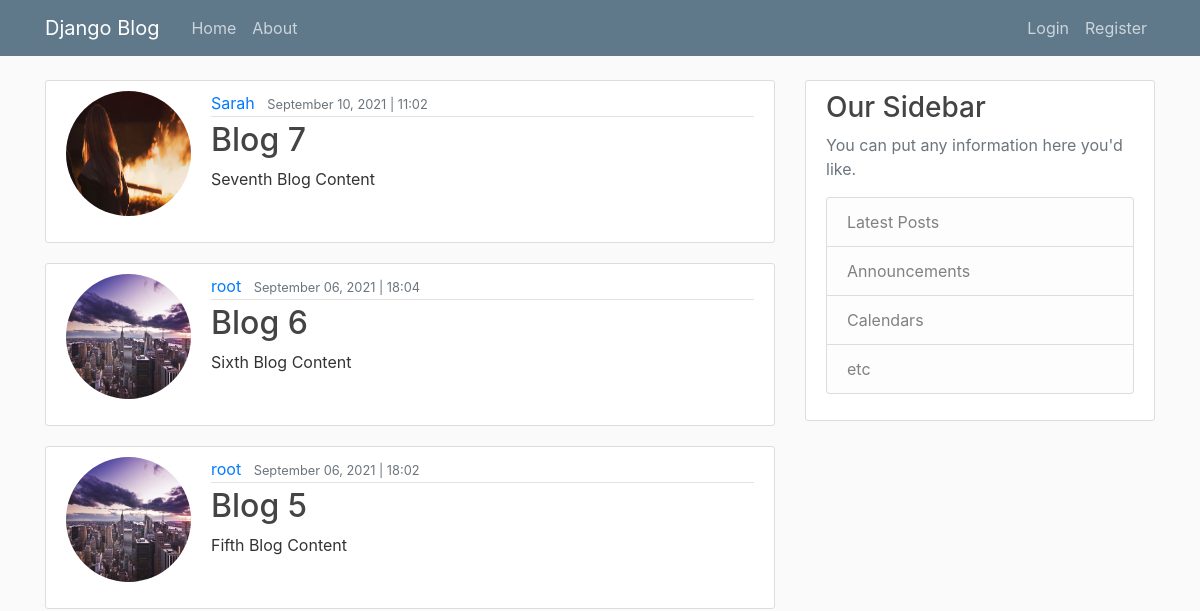
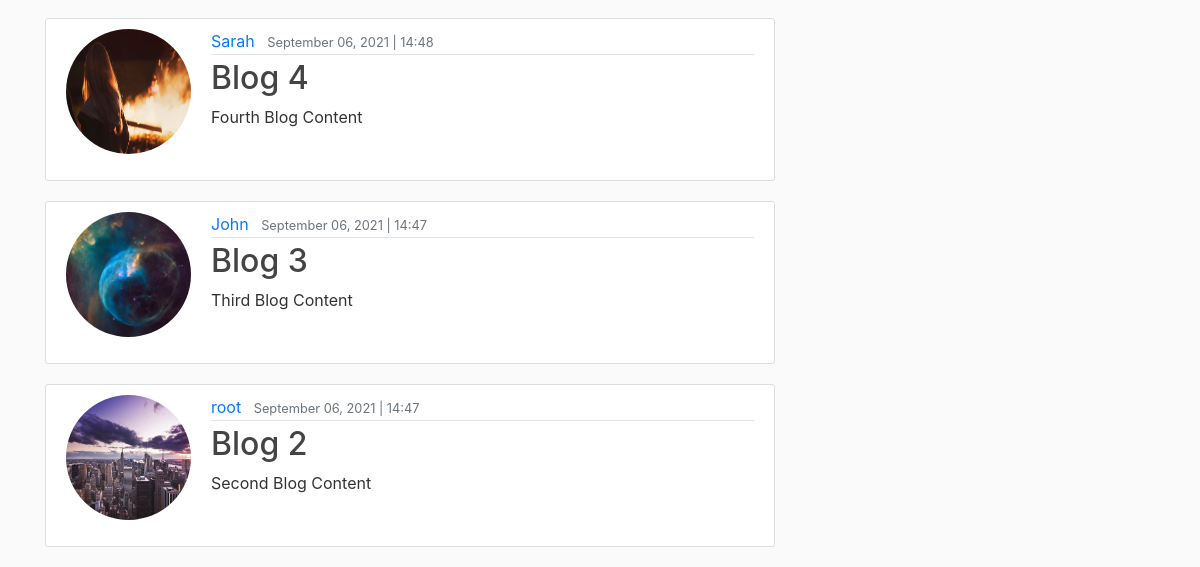
/blog/, run on an earlier commit of the app's database (2 pictures, top to bottom).
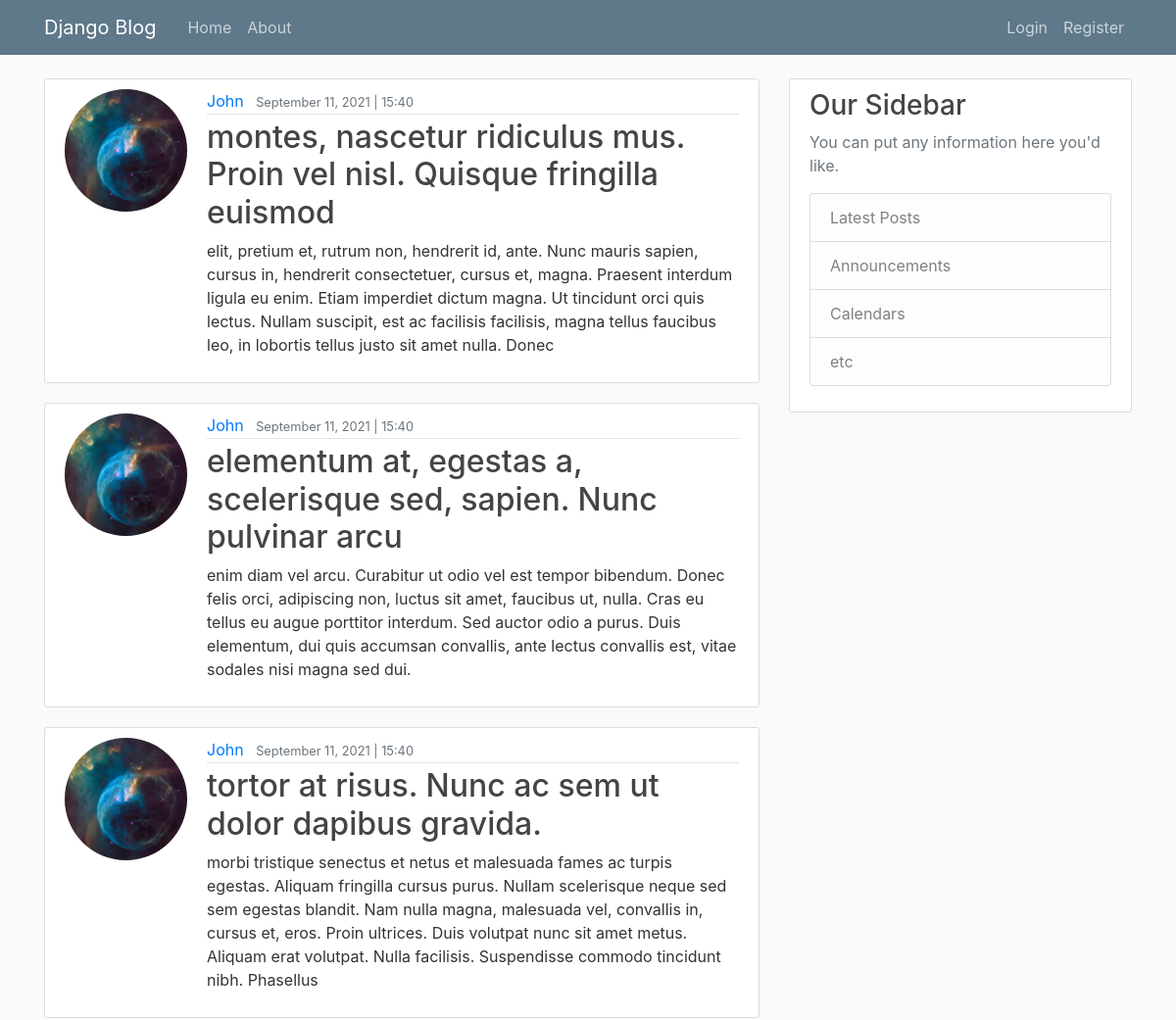
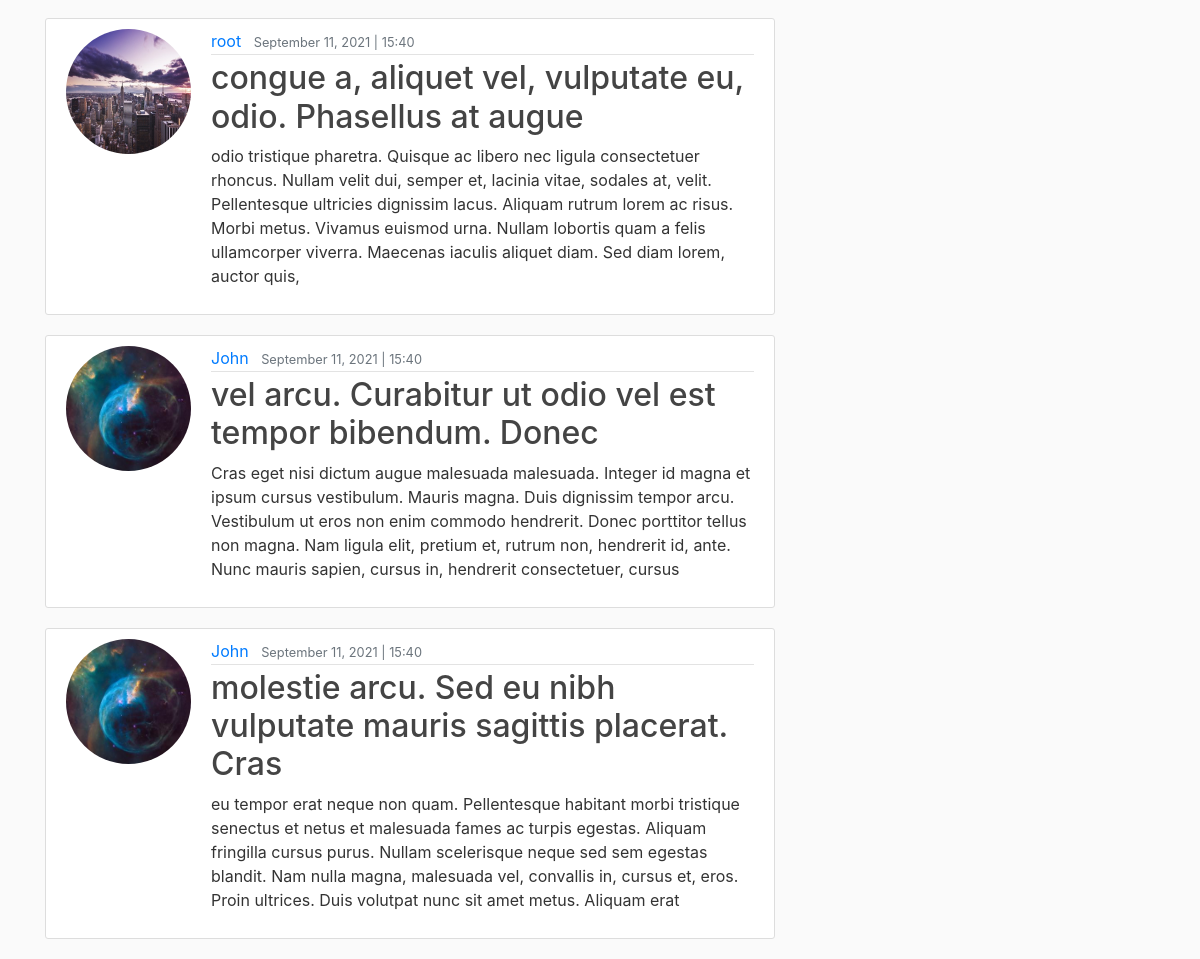
And on a later commit of the database (2 pictures, top to bottom).
### p_blog/models.py (models this page shows, shortened)
class Post(models.Model):
    title = models.CharField(max_length=100)
    content = models.TextField()
    date_posted = models.DateTimeField(default=timezone.now)
    author = models.ForeignKey(User, on_delete=models.CASCADE)

### users/models.py (models this page shows, shortened)
class Profile(models.Model):
    user = models.OneToOneField(User, on_delete=models.CASCADE)
    image = models.ImageField(default='default.jpg', upload_to='profile_pics')

### p_blog/views.py (the view)
# urls.py: path('', PostListView.as_view(), name='blog-home'),
class PostListView(ListView):
    model = Post
    template_name = 'blog/home.html'
    context_object_name = 'posts'
    ordering = ['-date_posted']
    paginate_by = 6

### p_blog/templates/blog/home.html
{% extends 'blog/base.html' %}
{% block content %}
    {% for post in posts %}
        <article class="media content-section">
            <img src="{{ post.author.profile.image.url }}" class="rounded-circle account-img">
            <div class="media-body">
                <div class="article-metadata">
                    <a class="mr-2" href="#">{{ post.author }}</a>
                    <small class="text-muted">{{ post.date_posted | date:'F d, Y | H:i'}}</small>
                </div>
                <h2><a class="article-title" href="{% url 'post-detail' post.id %}">{{ post.title }}</a></h2>
                <p class="article-content">{{ post.content }}</p>
            </div>
        </article>
    {% endfor %}
{% endblock %}

What changed in the data, as far as the page shows it:
no longer on this page (row unchanged): Post: author.profile.image (picture), author "Sarah", date_posted|H "September 10, 2021 | 11:02", title "Blog 7", content "Seventh Blog Content"
no longer on this page (row unchanged): Post: author.profile.image (picture), author "root", date_posted|H "September 06, 2021 | 18:04", title "Blog 6", content "Sixth Blog Content"
no longer on this page (row unchanged): Post: author.profile.image (picture), author "root", date_posted|H "September 06, 2021 | 18:02", title "Blog 5", content "Fifth Blog Content"
no longer on this page (row unchanged): Post: author.profile.image (picture), author "Sarah", date_posted|H "September 06, 2021 | 14:48", title "Blog 4", content "Fourth Blog Content"
no longer on this page (row unchanged): Post: author.profile.image (picture), author "John", date_posted|H "September 06, 2021 | 14:47", title "Blog 3", content "Third Blog Content"
no longer on this page (row unchanged): Post: author.profile.image (picture), author "root", date_posted|H "September 06, 2021 | 14:47", title "Blog 2", content "Second Blog Content"
added Post: author.profile.image (picture), author "John", date_posted|H "September 11, 2021 | 15:40", title "montes, nascetur ridiculus mus. Proin vel nisl. Quisque fringilla euismod", content "elit, pretium et, rutrum non, hendrerit id, ante. Nunc mauris sapien, cursus in, hendrerit consectetuer, cursus et, magna. Praesent interdum ligula eu enim. Etiam imperdiet dictum magna. Ut tincidunt orci quis lectus. Nullam suscipit, est ac facilisis facilisis, magna tellus faucibus leo, in lobortis tellus justo sit amet nulla. Donec"
added Post: author.profile.image (picture), author "John", date_posted|H "September 11, 2021 | 15:40", title "elementum at, egestas a, scelerisque sed, sapien. Nunc pulvinar arcu", content "enim diam vel arcu. Curabitur ut odio vel est tempor bibendum. Donec felis orci, adipiscing non, luctus sit amet, faucibus ut, nulla. Cras eu tellus eu augue porttitor interdum. Sed auctor odio a purus. Duis elementum, dui quis accumsan convallis, ante lectus convallis est, vitae sodales nisi magna sed dui."
added Post: author.profile.image (picture), author "John", date_posted|H "September 11, 2021 | 15:40", title "tortor at risus. Nunc ac sem ut dolor dapibus gravida.", content "morbi tristique senectus et netus et malesuada fames ac turpis egestas. Aliquam fringilla cursus purus. Nullam scelerisque neque sed sem egestas blandit. Nam nulla magna, malesuada vel, convallis in, cursus et, eros. Proin ultrices. Duis volutpat nunc sit amet metus. Aliquam erat volutpat. Nulla facilisis. Suspendisse commodo tincidunt nibh. Phasellus"
added Post: author.profile.image (picture), author "root", date_posted|H "September 11, 2021 | 15:40", title "congue a, aliquet vel, vulputate eu, odio. Phasellus at augue", content "odio tristique pharetra. Quisque ac libero nec ligula consectetuer rhoncus. Nullam velit dui, semper et, lacinia vitae, sodales at, velit. Pellentesque ultricies dignissim lacus. Aliquam rutrum lorem ac risus. Morbi metus. Vivamus euismod urna. Nullam lobortis quam a felis ullamcorper viverra. Maecenas iaculis aliquet diam. Sed diam lorem, auctor quis,"
added Post: author.profile.image (picture), author "John", date_posted|H "September 11, 2021 | 15:40", title "vel arcu. Curabitur ut odio vel est tempor bibendum. Donec", content "Cras eget nisi dictum augue malesuada malesuada. Integer id magna et ipsum cursus vestibulum. Mauris magna. Duis dignissim tempor arcu. Vestibulum ut eros non enim commodo hendrerit. Donec porttitor tellus non magna. Nam ligula elit, pretium et, rutrum non, hendrerit id, ante. Nunc mauris sapien, cursus in, hendrerit consectetuer, cursus"
added Post: author.profile.image (picture), author "John", date_posted|H "September 11, 2021 | 15:40", title "molestie arcu. Sed eu nibh vulputate mauris sagittis placerat. Cras", content "eu tempor erat neque non quam. Pellentesque habitant morbi tristique senectus et netus et malesuada fames ac turpis egestas. Aliquam fringilla cursus purus. Nullam scelerisque neque sed sem egestas blandit. Nam nulla magna, malesuada vel, convallis in, cursus et, eros. Proin ultrices. Duis volutpat nunc sit amet metus. Aliquam erat"
